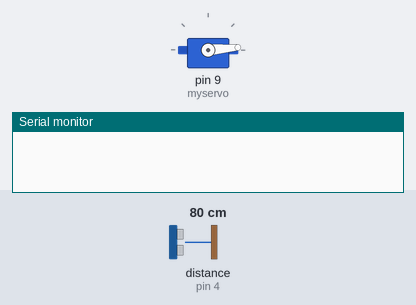
Simulated run of this sketch. Board: Arduino Uno, built with avr-gcc and run on an emulated ATmega328P. On the bench: servo, the last lines printed to the serial monitor. The test bench sets the inputs (shaded band); at power-on: distance to the obstacle (sensor on pin 4) 80 cm. The echo pulse lasts 58.3 µs per cm.

Above: at 1.2 s.
1.3 s: distance to the obstacle (sensor on pin 4) set to 55 cm
2.8 s: distance to the obstacle (sensor on pin 4) set to 48 cm
At 4.3 s:
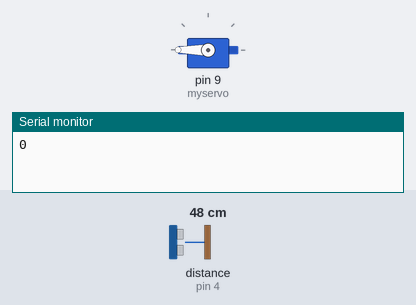
Timing chart, 0 to 5.8 s (numbered marks = the images above; inputs shaded):
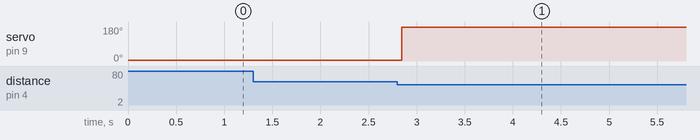

Measured:
- the behaviour switches between 51 and 50 cm on distance to the obstacle (sensor on pin 4) (found by bisection; images 0 and 1)
- after the input at 1.3 s, every drawn part: stays the same
- after the input at 2.8 s, servo on pin 9 (myservo): 5° → 180° at once

The sketch:

midterm.ino
```cpp
#include <Servo.h>
#include <NewPing.h>
#define TRIGGER_PIN 2
#define ECHO_PIN 4
#define MAX_DISTANCE 50

Servo myservo;
int change = 0;
boolean brain = false;
NewPing myHCSR04(TRIGGER_PIN, ECHO_PIN, MAX_DISTANCE);
void setup()
{
    Serial.begin(9600);
    myservo.attach(9);
    myservo.write(5);
}

void loop()
{
    // Serial.println(myHCSR04.ping_cm());
    delay(50);
    if ((myHCSR04.ping_cm() > 1)&&(change == 0))
    {
        Serial.println(brain);
        if (brain == false)
        {
            brain = true;
            myservo.write(180);
        }
        else
        {
            brain = false;
            myservo.write(0);
        }
        change=1;
    }
    if (myHCSR04.ping_cm() ==0){
        change=0;
    }


}
```
